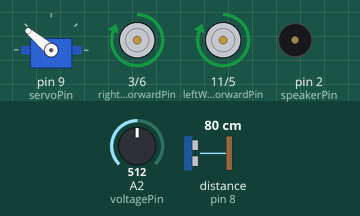
Recording of a sketch running on a simulated Arduino Uno, built with avr-gcc and run on an emulated ATmega328P. Shown: servo, motor-driver pin pairs drawn as motors (green arrow = first pin HIGH = forward, orange = second pin HIGH = backward, longer = more drive, scaled by the enable pin), buzzer (waves = sounding). Wiring (inferred from the names in the program): ultrasonic range finder: trigger pin 7; echo pin 8. The test bench sets the inputs (shaded band); at power-on: distance to the obstacle (sensor on pin 8) 80 cm, A2 (voltagePin) = 512. The echo pulse lasts 58.3 µs per cm; random numbers use the default seed unless the sketch sets one.

Above: at 11.3 s.
11.4 s: distance to the obstacle (sensor on pin 8) set to 2 cm
At 12.3 s:
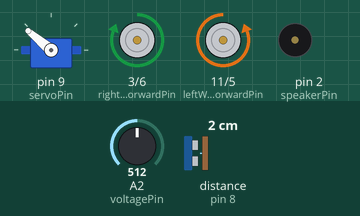
At 13.5 s:
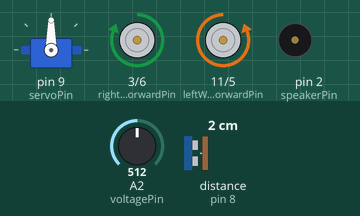
14.9 s: A2 (voltagePin) set to 1023
18.4 s: distance to the obstacle (sensor on pin 8) set to 29 cm
22.1 s: distance to the obstacle (sensor on pin 8) set to 34 cm
At 24.04 s:
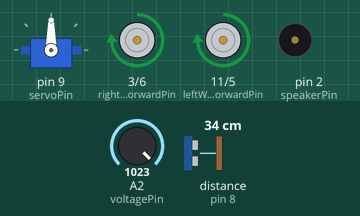
Timing chart, 0 to 26.6 s (numbered marks = the images above; inputs shaded):
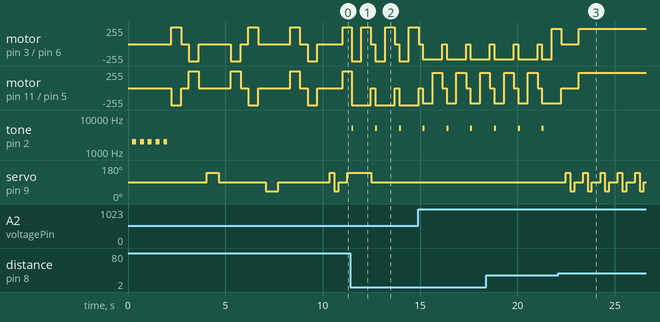

The sketch:

pathrobot-dualwheelbase-servohead-ultrasonic-voltage.ino
```cpp
#include <DualWheelBase.h>
#include <Servo.h>
#include <VoltageSensor.h>
#include <UltrasonicSensor.h>

//Pin Configuration
const int leftWheelForwardPin = 11;
const int leftWheelBackwardPin = 5;
const int rightWheelForwardPin = 3;
const int rightWheelBackwardPin = 6;
const int speakerPin = 2;
const int ultraTriggerPin = 7;
const int ultraEchoPin = 8;
const int servoPin = 9;
const int voltagePin = A2;
const int leftWheelEnablePin = 12;//Ignore if your motor driver does not have an enable pin
const int rightWheelEnablePin = 4;//Ignore if your motor driver does not have an enable pin

//functional Configuration
const int minDiffForDecissionChange = 50;//cm
const int minimumRange = 30;//cm
const int baseMovementTime = 500;//milli seconds
const int robotWidth = 20;//cm
const int headTurnAngle = 40;//angle in degrees
const int talkFrequency = 2000;//frequency in Hz
const int shoutFrequency = 5000;//frquency in Hz
const float highestWorkingVoltageSpecificationOfBatteryPack = 13.0; //Volts
const float lowestWorkingVoltageSpecificationOfBatteryPack = 9.0; //Volts
const float powerSuppresorFactorAtHighestVoltage = 0.4;//if you pass 0.4 then at highestWorkingVoltageSpecificationOfBatteryPack 60% power and lowestWorkingVoltageSpecificationOfBatteryPack 100% power
const float smallR = 10000.0;//Ohms. It is Voltage sensor smaller Resistance value. Usually the one connected to ground.
const float bigR = 10000.0;//Ohms. It is Voltage sensor bigger Resistance value. Usually the one connected to sense.

//Dont touch below stuff
Servo microServo;
VoltageSensor voltageSensor(voltagePin, smallR, bigR);
UltrasonicSensor ultrasonicSensor(ultraTriggerPin, ultraEchoPin);
DualWheelBase base(leftWheelForwardPin, leftWheelBackwardPin, rightWheelForwardPin, rightWheelBackwardPin);

void setup() {
  Serial.begin (9600);
  pinMode(leftWheelEnablePin, OUTPUT);
  pinMode(rightWheelEnablePin, OUTPUT);
  digitalWrite(leftWheelEnablePin, HIGH);
  digitalWrite(rightWheelEnablePin, HIGH);

  checkHeadPosition();
  checkBatteryVoltage();
  checkBaseHeadDirections();
}

void loop() {
  float powerMultiplier = calculatePowerMultiplier(lowestWorkingVoltageSpecificationOfBatteryPack, highestWorkingVoltageSpecificationOfBatteryPack, powerSuppresorFactorAtHighestVoltage);
  base.setPowerMultiplier(powerMultiplier);

  int centerReading = (int) scanAndGetReading(90);
  if(centerReading>0 && centerReading<=minimumRange){
    obstacleTooCloseEmergencyStop();
    return;
  }
  int leftReading = scanAndGetReading(180-headTurnAngle);
  if(leftReading>0 && leftReading<=robotWidth){
    obstacleTooCloseEmergencyStop();
    return;
  }
  int rightReading = scanAndGetReading(headTurnAngle);
  if(rightReading>0 && rightReading<=robotWidth){
    obstacleTooCloseEmergencyStop();
    return;
  }
  int centerReading2 = scanAndGetReading(90);
  if(centerReading2>0 && centerReading2<=minimumRange){
    obstacleTooCloseEmergencyStop();
    return;
  }
  int leftDecissionValue = leftReading-centerReading;
  int rightDecissionValue = rightReading-centerReading2;

  if((leftDecissionValue>minDiffForDecissionChange)&&(leftDecissionValue>=rightDecissionValue)){
    //take left turn
    tone(speakerPin, talkFrequency, 200);
    base.rotateLeft();
    delay(baseMovementTime);
  }else if((rightDecissionValue>minDiffForDecissionChange)&&(rightDecissionValue>leftDecissionValue)){
    //take right turn
    tone(speakerPin, talkFrequency, 200);
    base.rotateRight();
    delay(baseMovementTime);
  }

  //go forward
  base.goForward();
}

void checkHeadPosition(){
  scanAndGetReading(90);
}

void checkBatteryVoltage(){
  int intVoltage = voltageSensor.senseVoltage();
  for(int i=0;i<intVoltage; i++){
    tone(speakerPin, talkFrequency, 200);
    delay(400);
  }
}

void checkBaseHeadDirections(){
  base.rotateLeft();
  delay(baseMovementTime);
  base.stop();
  delay(400);
  base.rotateRight();
  delay(baseMovementTime);
  base.stop();
  delay(400);
  scanAndGetReading(180-headTurnAngle);
  delay(400);
  scanAndGetReading(90);
  delay(400);
  base.rotateRight();
  delay(baseMovementTime);
  base.stop();
  delay(400);
  base.rotateLeft();
  delay(baseMovementTime);
  base.stop();
  delay(400);
  scanAndGetReading(headTurnAngle);
  delay(400);
  scanAndGetReading(90);
  delay(400);
  base.goForward();
  delay(baseMovementTime);
  base.stop();
  delay(400);
  base.goBackward();
  delay(baseMovementTime);
  base.stop();
  delay(400);
}

void obstacleTooCloseEmergencyStop(){
  tone(speakerPin, shoutFrequency, 100);
  base.goBackward();
  delay(baseMovementTime);
  base.stop();
  if(decideOnRight()){
    base.rotateRight();
    delay(baseMovementTime);
    base.stop();
  }else{
    base.rotateLeft();
    delay(baseMovementTime);
    base.stop();
  }
}

int scanAndGetReading(int angle){
  microServo.attach(servoPin);
  delay(5);
  microServo.write(angle);
  delay(200);
  microServo.detach();
  delay(5);
  int reading = (int) ultrasonicSensor.obstacleDistance();
  return reading;
}

boolean decideOnRight(){
  int randNumber = random(0, 2);
  if(randNumber <1){
    return true;
  }else{
    return false;
  }
}

float calculatePowerMultiplier(float lowerRange, float higherRange, float powerSuppresorFactorAtHighestVoltage){
  float voltage = voltageSensor.senseVoltage();
  float powerMultiplier;
  if(voltage >= lowerRange){
    powerMultiplier = 1 - powerSuppresorFactorAtHighestVoltage*((voltage-lowerRange)/(higherRange-lowerRange));
    //if you pass 0.4 then at higherRange 60% power and lowerRange 100% power
  }else{
    powerMultiplier = 1;
  }
  //Serial.print(powerMultiplier);
  //Serial.println (" is what im using currently");
  return powerMultiplier;
}
```

Measured:
- the behaviour switches between 31 and 32 cm on distance to the obstacle (sensor on pin 8) (found by bisection; images 2 and 3)
- after the input at 22.1 s, servo on pin 9 (servoPin): 90° → 140° after 0.39 s, then repeats every 0.89 s: 40° 0.22 s, 90° 0.45 s, 140° 0.22 s
